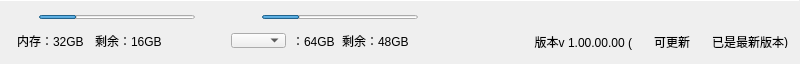
    <widget class="QWidget" name="mainframe_bottom" native="true">
     <property name="geometry">
      <rect>
       <x>190</x>
       <y>656</y>
       <width>800</width>
       <height>64</height>
      </rect>
     </property>
     <property name="sizePolicy">
      <sizepolicy hsizetype="Preferred" vsizetype="Fixed">
       <horstretch>0</horstretch>
       <verstretch>0</verstretch>
      </sizepolicy>
     </property>
     <widget class="QLabel" name="mainframe_bottom_mobile_icon">
      <property name="geometry">
       <rect>
        <x>13</x>
        <y>7</y>
        <width>20</width>
        <height>20</height>
       </rect>
      </property>
      <property name="sizePolicy">
       <sizepolicy hsizetype="Preferred" vsizetype="Fixed">
        <horstretch>0</horstretch>
        <verstretch>0</verstretch>
       </sizepolicy>
      </property>
      <property name="text">
       <string/>
      </property>
     </widget>
     <widget class="QLabel" name="mainframe_bottom_sd_icon">
      <property name="geometry">
       <rect>
        <x>231</x>
        <y>7</y>
        <width>20</width>
        <height>20</height>
       </rect>
      </property>
      <property name="sizePolicy">
       <sizepolicy hsizetype="Preferred" vsizetype="Fixed">
        <horstretch>0</horstretch>
        <verstretch>0</verstretch>
       </sizepolicy>
      </property>
      <property name="text">
       <string/>
      </property>
     </widget>
     <widget class="QProgressBar" name="mainframe_bottom_memory_progress">
      <property name="geometry">
       <rect>
        <x>39</x>
        <y>15</y>
        <width>156</width>
        <height>4</height>
       </rect>
      </property>
      <property name="sizePolicy">
       <sizepolicy hsizetype="Expanding" vsizetype="Fixed">
        <horstretch>0</horstretch>
        <verstretch>0</verstretch>
       </sizepolicy>
      </property>
      <property name="value">
       <number>24</number>
      </property>
      <property name="textVisible">
       <bool>false</bool>
      </property>
     </widget>
     <widget class="QProgressBar" name="mainframe_bottom_sd_progress">
      <property name="geometry">
       <rect>
        <x>262</x>
        <y>15</y>
        <width>156</width>
        <height>4</height>
       </rect>
      </property>
      <property name="sizePolicy">
       <sizepolicy hsizetype="Expanding" vsizetype="Fixed">
        <horstretch>0</horstretch>
        <verstretch>0</verstretch>
       </sizepolicy>
      </property>
      <property name="value">
       <number>24</number>
      </property>
      <property name="textVisible">
       <bool>false</bool>
      </property>
     </widget>
     <widget class="QLabel" name="mainframe_mobile_memory">
      <property name="geometry">
       <rect>
        <x>17</x>
        <y>35</y>
        <width>78</width>
        <height>12</height>
       </rect>
      </property>
      <property name="sizePolicy">
       <sizepolicy hsizetype="Preferred" vsizetype="Fixed">
        <horstretch>0</horstretch>
        <verstretch>0</verstretch>
       </sizepolicy>
      </property>
      <property name="text">
       <string>内存：32GB</string>
      </property>
     </widget>
     <widget class="QLabel" name="mainframe_mobile_memory_left">
      <property name="geometry">
       <rect>
        <x>95</x>
        <y>35</y>
        <width>78</width>
        <height>12</height>
       </rect>
      </property>
      <property name="sizePolicy">
       <sizepolicy hsizetype="Preferred" vsizetype="Fixed">
        <horstretch>0</horstretch>
        <verstretch>0</verstretch>
       </sizepolicy>
      </property>
      <property name="text">
       <string>剩余：16GB</string>
      </property>
     </widget>
     <widget class="QComboBox" name="mainframe_sd_combox">
      <property name="enabled">
       <bool>true</bool>
      </property>
      <property name="geometry">
       <rect>
        <x>231</x>
        <y>33</y>
        <width>55</width>
        <height>15</height>
       </rect>
      </property>
      <property name="sizePolicy">
       <sizepolicy hsizetype="Preferred" vsizetype="Fixed">
        <horstretch>0</horstretch>
        <verstretch>0</verstretch>
       </sizepolicy>
      </property>
      <property name="font">
       <font>
        <kerning>true</kerning>
       </font>
      </property>
     </widget>
     <widget class="QLabel" name="mainframe_sd_total">
      <property name="geometry">
       <rect>
        <x>292</x>
        <y>35</y>
        <width>54</width>
        <height>12</height>
       </rect>
      </property>
      <property name="sizePolicy">
       <sizepolicy hsizetype="Preferred" vsizetype="Fixed">
        <horstretch>0</horstretch>
        <verstretch>0</verstretch>
       </sizepolicy>
      </property>
      <property name="text">
       <string>：64GB</string>
      </property>
     </widget>
     <widget class="QLabel" name="mainframe_sd_left">
      <property name="geometry">
       <rect>
        <x>342</x>
        <y>35</y>
        <width>78</width>
        <height>12</height>
       </rect>
      </property>
      <property name="sizePolicy">
       <sizepolicy hsizetype="Preferred" vsizetype="Fixed">
        <horstretch>0</horstretch>
        <verstretch>0</verstretch>
       </sizepolicy>
      </property>
      <property name="text">
       <string>剩余：48GB</string>
      </property>
     </widget>
     <widget class="Line" name="mainframe_bottom_line">
      <property name="enabled">
       <bool>true</bool>
      </property>
      <property name="geometry">
       <rect>
        <x>0</x>
        <y>0</y>
        <width>800</width>
        <height>1</height>
       </rect>
      </property>
      <property name="sizePolicy">
       <sizepolicy hsizetype="Minimum" vsizetype="Fixed">
        <horstretch>0</horstretch>
        <verstretch>0</verstretch>
       </sizepolicy>
      </property>
      <property name="font">
       <font>
        <kerning>true</kerning>
       </font>
      </property>
      <property name="orientation">
       <enum>Qt::Horizontal</enum>
      </property>
     </widget>
     <widget class="QWidget" name="horizontalLayoutWidget">
      <property name="geometry">
       <rect>
        <x>481</x>
        <y>27</y>
        <width>309</width>
        <height>31</height>
       </rect>
      </property>
      <property name="sizePolicy">
       <sizepolicy hsizetype="Preferred" vsizetype="Fixed">
        <horstretch>0</horstretch>
        <verstretch>0</verstretch>
       </sizepolicy>
      </property>
      <layout class="QHBoxLayout" name="mainframe_bottom_horzlayout">
       <property name="spacing">
        <number>0</number>
       </property>
       <property name="sizeConstraint">
        <enum>QLayout::SetNoConstraint</enum>
       </property>
       <item>
        <widget class="QLabel" name="mainframe_version">
         <property name="sizePolicy">
          <sizepolicy hsizetype="Preferred" vsizetype="Fixed">
           <horstretch>0</horstretch>
           <verstretch>0</verstretch>
          </sizepolicy>
         </property>
         <property name="text">
          <string>版本v 1.00.00.00 (</string>
         </property>
         <property name="alignment">
          <set>Qt::AlignRight|Qt::AlignTrailing|Qt::AlignVCenter</set>
         </property>
         <property name="wordWrap">
          <bool>false</bool>
         </property>
        </widget>
       </item>
       <item>
        <widget class="QPushButton" name="mainframe_version_btn">
         <property name="sizePolicy">
          <sizepolicy hsizetype="Fixed" vsizetype="Fixed">
           <horstretch>0</horstretch>
           <verstretch>0</verstretch>
          </sizepolicy>
         </property>
         <property name="text">
          <string>可更新</string>
         </property>
         <property name="flat">
          <bool>true</bool>
         </property>
        </widget>
       </item>
       <item>
        <widget class="QLabel" name="mainframe_version_help">
         <property name="sizePolicy">
          <sizepolicy hsizetype="Preferred" vsizetype="Fixed">
           <horstretch>0</horstretch>
           <verstretch>0</verstretch>
          </sizepolicy>
         </property>
         <property name="minimumSize">
          <size>
           <width>72</width>
           <height>12</height>
          </size>
         </property>
         <property name="maximumSize">
          <size>
           <width>72</width>
           <height>12</height>
          </size>
         </property>
         <property name="text">
          <string>已是最新版本</string>
         </property>
        </widget>
       </item>
       <item>
        <widget class="QLabel" name="mainframe_version_end">
         <property name="sizePolicy">
          <sizepolicy hsizetype="Preferred" vsizetype="Fixed">
           <horstretch>0</horstretch>
           <verstretch>0</verstretch>
          </sizepolicy>
         </property>
         <property name="minimumSize">
          <size>
           <width>6</width>
           <height>12</height>
          </size>
         </property>
         <property name="maximumSize">
          <size>
           <width>6</width>
           <height>12</height>
          </size>
         </property>
         <property name="text">
          <string>)</string>
         </property>
        </widget>
       </item>
      </layout>
     </widget>
    </widget>
